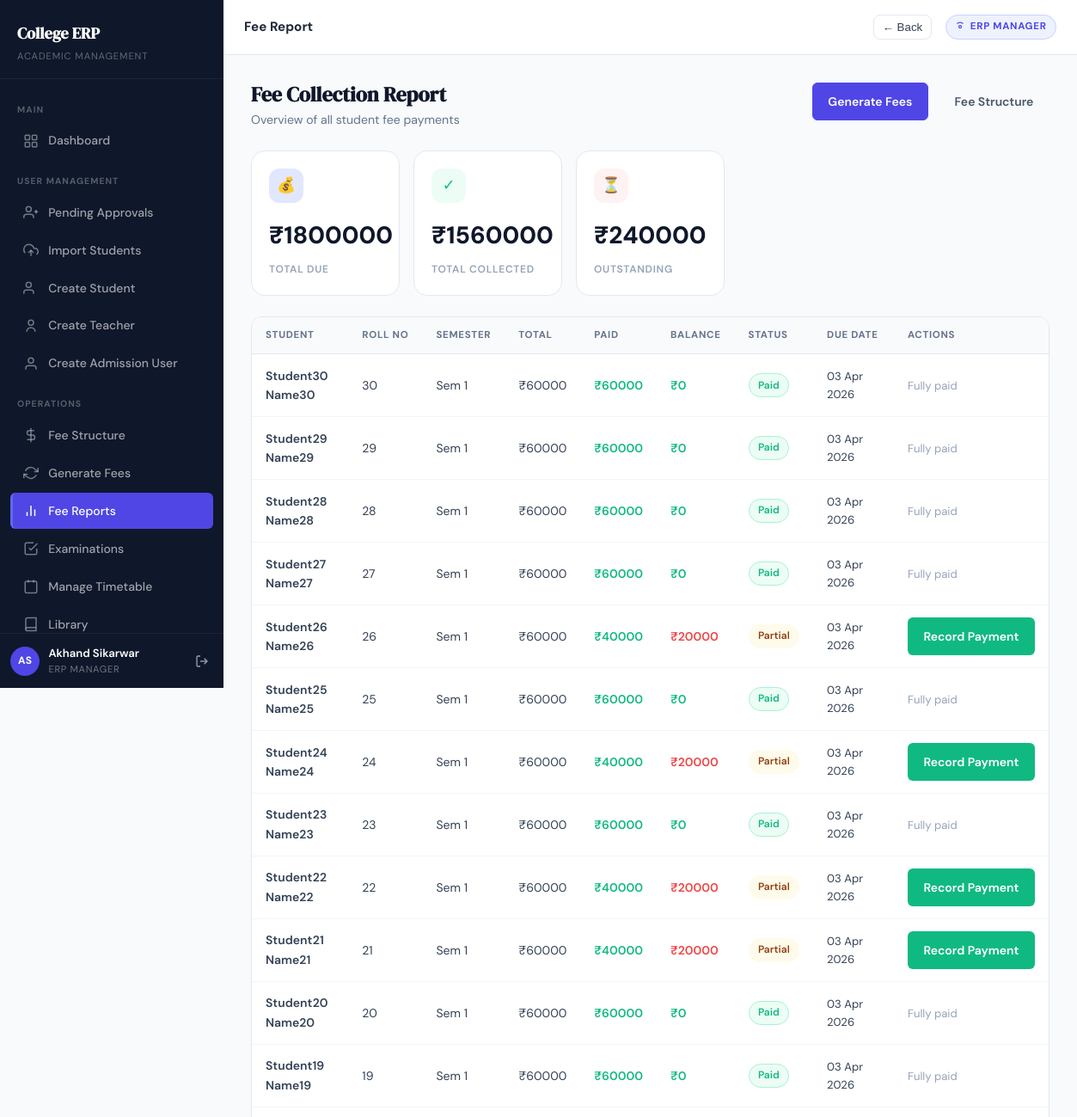
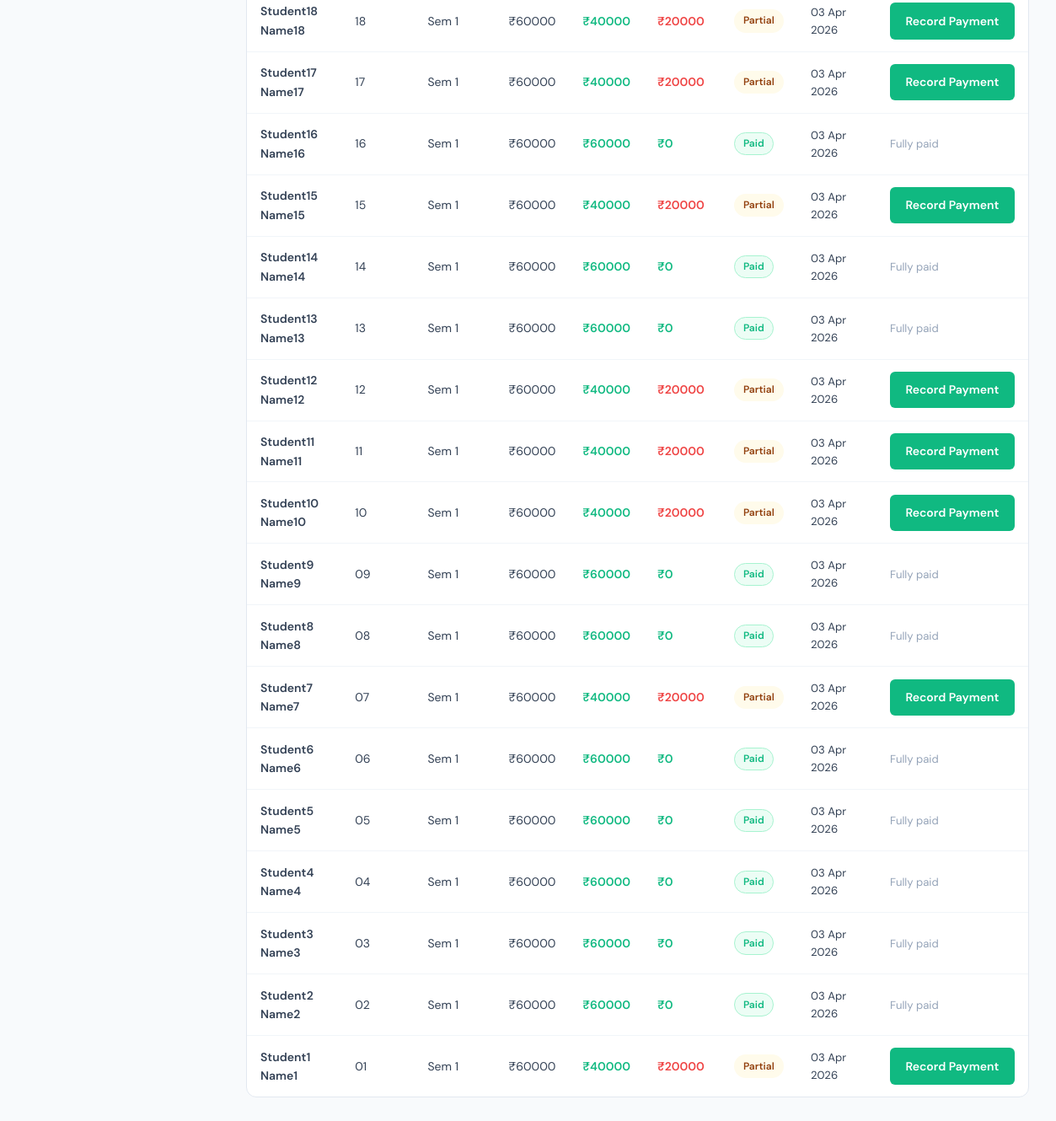
The page /fees/report/ (signed in) on the database its author committed (2 pictures, top to bottom).
### apps/accounts/models.py (models this page shows, shortened)
class CustomUser(AbstractUser):
    first_name    = models.CharField(max_length=100)
    last_name     = models.CharField(max_length=100)
    email         = models.EmailField(unique=True)
    mobile_number = models.CharField(max_length=10, unique=True, null=True, blank=True)
    role          = models.CharField(max_length=20, choices=Role.choices)
    is_verified   = models.BooleanField(default=False)
    is_approved   = models.BooleanField(default=False)
    class Meta:
        indexes = [
            models.Index(fields=["role"]),
            models.Index(fields=["is_approved"]),
        ]
    @property
    def full_name(self):
        return f"{self.first_name} {self.last_name}".strip() or self.username
    @property
    def is_erp_manager(self):
        return self.role == Role.ERP_MANAGER or self.is_superuser

class StudentProfile(models.Model):
    user              = models.OneToOneField(
        CustomUser, on_delete=models.CASCADE, related_name="student_profile"
    )
    section           = models.ForeignKey(
        "academics.Section", on_delete=models.CASCADE, related_name="students"
    )
    admission_number  = models.CharField(max_length=30, unique=True)
    enrollment_number = models.CharField(max_length=30, unique=True)
    application_number = models.CharField(max_length=30, unique=True, null=True, blank=True)
    roll_number       = models.CharField(max_length=20)
    father_name       = models.CharField(max_length=120, blank=True)
    mother_name       = models.CharField(max_length=120, blank=True)
    date_of_birth     = models.DateField(null=True, blank=True)
    gender            = models.CharField(max_length=20, blank=True)
    blood_group       = models.CharField(max_length=5, blank=True)
    address_line_1    = models.CharField(max_length=255, blank=True)
    address_line_2    = models.CharField(max_length=255, blank=True)
    city              = models.CharField(max_length=100, blank=True)
    state             = models.CharField(max_length=100, blank=True)
    pincode           = models.CharField(max_length=10, blank=True)
    guardian_phone    = models.CharField(max_length=15, blank=True)
    class Meta:
        ordering = ["roll_number"]

### apps/fees/models.py (models this page shows, shortened)
class StudentFee(TimeStampedModel):
    student = models.ForeignKey(
        StudentProfile, on_delete=models.CASCADE, related_name="fees"
    )
    semester = models.ForeignKey(
        Semester, on_delete=models.CASCADE, related_name="student_fees"
    )
    total_amount = models.DecimalField(max_digits=10, decimal_places=2)
    paid_amount = models.DecimalField(max_digits=10, decimal_places=2, default=0)
    due_date = models.DateField()
    is_paid = models.BooleanField(default=False)
    class Meta:
        unique_together = ("student", "semester")
        ordering = ["-created_at"]
    @property
    def balance(self):
        return self.total_amount - self.paid_amount
    @property
    def status(self):
        if self.is_paid:
            return "Paid"
        if self.paid_amount > 0:
            return "Partial"
        return "Unpaid"

### apps/academics/models.py (models this page shows, shortened)
class Semester(TimeStampedModel):
    course = models.ForeignKey(
        Course, on_delete=models.CASCADE, related_name="semesters"
    )
    number = models.PositiveIntegerField()
    class Meta:
        ordering = ["number"]
        unique_together = ("course", "number")

### apps/fees/views.py (the view)
# urls.py: path("report/",                   views.fee_collection_report, name="fee_collection_report"),
@login_required
def fee_collection_report(request):
    if not request.user.is_erp_manager:
        messages.error(request, "Access denied.")
        return redirect("dashboard")
    fees = StudentFee.objects.select_related(
        "student__user", "semester__course"
    ).order_by("-created_at")
    total_due = fees.aggregate(total=Sum("total_amount"))["total"] or 0
    total_paid = fees.aggregate(total=Sum("paid_amount"))["total"] or 0
    return render(request, "fees/fee_report.html", {
        "fees": fees,
        "total_due": total_due,
        "total_paid": total_paid,
        "total_balance": total_due - total_paid,
    })

### templates/fees/fee_report.html (shortened to what this page needs)
{% extends "base.html" %}
{% block topbar_title %}Fee Report{% endblock %}
{% block content %}
<div class="page-header fade-in-up">
    <div>
        <div class="page-header-title">Fee Collection Report</div>
        <div class="page-header-subtitle">Overview of all student fee payments</div>
    </div>
    <div style="display:flex;gap:.75rem">
        <a href="{% url 'generate_fees' %}" class="btn btn-primary">Generate Fees</a>
        <a href="{% url 'fee_structure_list' %}" class="btn btn-outline">Fee Structure</a>
    </div>
</div>
<div class="stats-grid fade-in-up">
    <div class="stat-card">
        <div class="stat-card-icon indigo">💰</div>
        <div class="stat-card-value">₹{{ total_due|floatformat:0 }}</div>
        <div class="stat-card-label">Total Due</div>
    </div>
    <div class="stat-card">
        <div class="stat-card-icon green">✓</div>
        <div class="stat-card-value">₹{{ total_paid|floatformat:0 }}</div>
        <div class="stat-card-label">Total Collected</div>
    </div>
    <div class="stat-card">
        <div class="stat-card-icon red">⏳</div>
        <div class="stat-card-value">₹{{ total_balance|floatformat:0 }}</div>
        <div class="stat-card-label">Outstanding</div>
    </div>
</div>
{% if fees %}
<div class="table-wrapper fade-in-up">
    <table class="erp-table">
        <thead>
            <tr>
                <th>Student</th>
                <th>Roll No</th>
                <th>Semester</th>
                <th>Total</th>
                <th>Paid</th>
                <th>Balance</th>
                <th>Status</th>
                <th>Due Date</th>
                <th>Actions</th>
            </tr>
        </thead>
        <tbody>
            {% for f in fees %}
            <tr>
                <td class="fw-semibold">{{ f.student.user.full_name }}</td>
                <td class="text-muted">{{ f.student.roll_number }}</td>
                <td>Sem {{ f.semester.number }}</td>
                <td>₹{{ f.total_amount|floatformat:0 }}</td>
                <td style="color:var(--success);font-weight:600">₹{{ f.paid_amount|floatformat:0 }}</td>
                <td
                    style="color:{% if f.balance > 0 %}var(--danger){% else %}var(--success){% endif %};font-weight:600">
                    ₹{{ f.balance|floatformat:0 }}</td>
                <td>
                    <span
                        class="status-badge {% if f.is_paid %}open{% elif f.paid_amount > 0 %}pending{% else %}locked{% endif %}">
                        {{ f.status }}
                    </span>
                </td>
                <td class="text-muted text-sm">{{ f.due_date|date:"d M Y" }}</td>
                <td>
                    {% if not f.is_paid %}
                    <a href="{% url 'record_payment' f.pk %}" class="btn btn-sm btn-success">Record Payment</a>
                    {% else %}
                    <span class="text-muted text-sm">Fully paid</span>
                    {% endif %}
                </td>
            </tr>
            {% endfor %}
        </tbody>
    </table>
</div>
{% else %}
<div class="alert alert-info fade-in-up">No fee records found. Use "Generate Fees" to create them.</div>
{% endif %}
{% endblock %}

### templates/base.html (shortened to what this page needs)
{% load static %}
<!DOCTYPE html>
<html lang="en">
<head>
  <link rel="stylesheet" href="{% static 'css/style.css' %}">
</head>
<body>
{% if request.user.is_authenticated %}
<div class="app-shell">
  <aside class="sidebar" id="sidebar">
    <div class="sidebar-logo">
      <a href="{% url 'dashboard' %}" class="sidebar-logo-text">College ERP</a>
      <div class="sidebar-logo-sub">Academic Management</div>
    </div>
    <nav class="sidebar-nav">
      <div class="sidebar-section-label">Main</div>
      <a href="{% url 'dashboard' %}"
         class="sidebar-link {% if request.resolver_match.url_name == 'dashboard' %}active{% endif %}">
        <svg viewBox="0 0 24 24" fill="none" stroke="currentColor" stroke-width="2">
          <rect x="3" y="3" width="7" height="7" rx="1"/><rect x="14" y="3" width="7" height="7" rx="1"/>
          <rect x="14" y="14" width="7" height="7" rx="1"/><rect x="3" y="14" width="7" height="7" rx="1"/>
        </svg>
        Dashboard
      </a>
      {% if request.user.role == "ERP_MANAGER" or request.user.is_superuser %}
      <div class="sidebar-section-label">User Management</div>
      <a href="{% url 'pending_approvals' %}"
         class="sidebar-link {% if request.resolver_match.url_name == 'pending_approvals' %}active{% endif %}">
        <svg viewBox="0 0 24 24" fill="none" stroke="currentColor" stroke-width="2"><path d="M16 21v-2a4 4 0 0 0-4-4H5a4 4 0 0 0-4 4v2"/><circle cx="8.5" cy="7" r="4"/><line x1="20" y1="8" x2="20" y2="14"/><line x1="23" y1="11" x2="17" y2="11"/></svg>
        Pending Approvals
      </a>
      <a href="{% url 'import_students' %}"
         class="sidebar-link {% if request.resolver_match.url_name == 'import_students' %}active{% endif %}">
        <svg viewBox="0 0 24 24" fill="none" stroke="currentColor" stroke-width="2"><polyline points="16 16 12 12 8 16"/><line x1="12" y1="12" x2="12" y2="21"/><path d="M20.39 18.39A5 5 0 0 0 18 9h-1.26A8 8 0 1 0 3 16.3"/></svg>
        Import Students
      </a>
      <a href="{% url 'create_student_account' %}"
         class="sidebar-link {% if request.resolver_match.url_name == 'create_student_account' %}active{% endif %}">
        <svg viewBox="0 0 24 24" fill="none" stroke="currentColor" stroke-width="2"><path d="M16 21v-2a4 4 0 0 0-4-4H5a4 4 0 0 0-4 4v2"/><circle cx="8.5" cy="7" r="4"/></svg>
        Create Student
      </a>
      <a href="{% url 'create_teacher_account' %}"
         class="sidebar-link {% if request.resolver_match.url_name == 'create_teacher_account' %}active{% endif %}">
        <svg viewBox="0 0 24 24" fill="none" stroke="currentColor" stroke-width="2"><circle cx="12" cy="7" r="4"/><path d="M5.5 21a6.5 6.5 0 0 1 13 0"/></svg>
        Create Teacher
      </a>
      <a href="{% url 'create_admission_user' %}"
         class="sidebar-link {% if request.resolver_match.url_name == 'create_admission_user' %}active{% endif %}">
        <svg viewBox="0 0 24 24" fill="none" stroke="currentColor" stroke-width="2"><path d="M20 21v-2a4 4 0 0 0-4-4H8a4 4 0 0 0-4 4v2"/><circle cx="12" cy="7" r="4"/></svg>
        Create Admission User
      </a>
      <div class="sidebar-section-label">Operations</div>
      <a href="{% url 'fee_structure_list' %}"
         class="sidebar-link {% if request.resolver_match.url_name == 'fee_structure_list' %}active{% endif %}">
        <svg viewBox="0 0 24 24" fill="none" stroke="currentColor" stroke-width="2"><line x1="12" y1="1" x2="12" y2="23"/><path d="M17 5H9.5a3.5 3.5 0 0 0 0 7h5a3.5 3.5 0 0 1 0 7H6"/></svg>
        Fee Structure
      </a>
      <a href="{% url 'generate_fees' %}"
         class="sidebar-link {% if request.resolver_match.url_name == 'generate_fees' %}active{% endif %}">
        <svg viewBox="0 0 24 24" fill="none" stroke="currentColor" stroke-width="2"><polyline points="23 4 23 10 17 10"/><polyline points="1 20 1 14 7 14"/><path d="M3.51 9a9 9 0 0 1 14.13-3.36L23 10"/><path d="M20.49 15a9 9 0 0 1-14.13 3.36L1 14"/></svg>
        Generate Fees
      </a>
      <a href="{% url 'fee_collection_report' %}"
         class="sidebar-link {% if request.resolver_match.url_name == 'fee_collection_report' %}active{% endif %}">
        <svg viewBox="0 0 24 24" fill="none" stroke="currentColor" stroke-width="2"><line x1="18" y1="20" x2="18" y2="10"/><line x1="12" y1="20" x2="12" y2="4"/><line x1="6" y1="20" x2="6" y2="14"/></svg>
        Fee Reports
      </a>
      <a href="{% url 'exam_list' %}"
         class="sidebar-link {% if request.resolver_match.url_name == 'exam_list' %}active{% endif %}">
        <svg viewBox="0 0 24 24" fill="none" stroke="currentColor" stroke-width="2"><path d="M9 11l3 3L22 4"/><path d="M21 12v7a2 2 0 0 1-2 2H5a2 2 0 0 1-2-2V5a2 2 0 0 1 2-2h11"/></svg>
        Examinations
      </a>
      <a href="{% url 'manage_timetable' %}"
         class="sidebar-link {% if request.resolver_match.url_name == 'manage_timetable' %}active{% endif %}">
        <svg viewBox="0 0 24 24" fill="none" stroke="currentColor" stroke-width="2"><rect x="3" y="4" width="18" height="18" rx="2"/><line x1="16" y1="2" x2="16" y2="6"/><line x1="8" y1="2" x2="8" y2="6"/></svg>
        Manage Timetable
      </a>
      <a href="{% url 'book_catalog' %}"
         class="sidebar-link {% if request.resolver_match.url_name == 'book_catalog' %}active{% endif %}">
        <svg viewBox="0 0 24 24" fill="none" stroke="currentColor" stroke-width="2"><path d="M4 19.5A2.5 2.5 0 0 1 6.5 17H20"/><path d="M6.5 2H20v20H6.5A2.5 2.5 0 0 1 4 19.5V4.5A2.5 2.5 0 0 1 6.5 2z"/></svg>
        Library
      </a>
      {% endif %}
    </nav>
    <div class="sidebar-footer">
      <div class="sidebar-user">
        <div class="sidebar-avatar">
          {{ request.user.first_name|first|upper }}{{ request.user.last_name|first|upper }}
        </div>
        <div class="sidebar-user-info">
          <div class="sidebar-user-name">{{ request.user.full_name }}</div>
          <div class="sidebar-user-role">{{ request.user.get_role_display }}</div>
        </div>
        <form method="post" action="{% url 'logout' %}" style="margin:0;">
          <button type="submit" class="sidebar-logout" title="Logout" style="border:none;background:transparent;cursor:pointer;">
            <svg width="16" height="16" viewBox="0 0 24 24" fill="none" stroke="currentColor" stroke-width="2">
              <path d="M9 21H5a2 2 0 0 1-2-2V5a2 2 0 0 1 2-2h4"/>
              <polyline points="16 17 21 12 16 7"/><line x1="21" y1="12" x2="9" y2="12"/>
            </svg>
          </button>
        </form>
      </div>
    </div>
  </aside>
  <div class="main-content">
    <header class="topbar">
      <span class="topbar-title">{% block topbar_title %}Dashboard{% endblock %}</span>
      <button
        type="button"
        onclick="if (window.history.length > 1) { window.history.back(); } else { window.location.href='{% url 'dashboard' %}'; }"
        style="margin-left:.75rem;border:1px solid var(--gray-200);background:#fff;border-radius:.5rem;padding:.35rem .6rem;cursor:pointer;color:var(--gray-700);font-weight:500;"
        aria-label="Go back"
        title="Go back"
      >
        ← Back
      </button>
      <span class="topbar-badge">
        <svg width="12" height="12" viewBox="0 0 24 24" fill="none" stroke="currentColor" stroke-width="2.5">
          <circle cx="12" cy="12" r="3"/>
          <path d="M19.07 4.93A10 10 0 0 0 12 2a10 10 0 0 0-7.07 2.93"/>
        </svg>
        {{ request.user.get_role_display }}
      </span>
    </header>
    <main class="page-content">
      {% block content %}{% endblock %}
    </main>
  </div>
</div>
{% else %}
<!-- ════════════════════════════════════════════════════════
     UNAUTHENTICATED LAYOUT (no sidebar)
═════════════════════════════════════════════════════════ -->
{% block outer_content %}{% endblock %}
{% endif %}
</body>
</html>

### rows shown on the page
CustomUser: user.first_name|first "A", user.last_name|first "S", user.full_name "Akhand Sikarwar", user.role "ERP MANAGER"
StudentFee: student.user.full_name "Student30 Name30", student.roll_number "30", semester.number "1", total_amount "60000", paid_amount "60000", balance "0", status "Paid", due_date "03 Apr 2026", shows "Fully paid"
StudentFee: student.user.full_name "Student29 Name29", student.roll_number "29", semester.number "1", total_amount "60000", paid_amount "60000", balance "0", status "Paid", due_date "03 Apr 2026", shows "Fully paid"
StudentFee: student.user.full_name "Student28 Name28", student.roll_number "28", semester.number "1", total_amount "60000", paid_amount "60000", balance "0", status "Paid", due_date "03 Apr 2026", shows "Fully paid"
StudentFee: student.user.full_name "Student27 Name27", student.roll_number "27", semester.number "1", total_amount "60000", paid_amount "60000", balance "0", status "Paid", due_date "03 Apr 2026", shows "Fully paid"
StudentFee: student.user.full_name "Student26 Name26", student.roll_number "26", semester.number "1", total_amount "60000", paid_amount "40000", balance "20000", status "Partial", due_date "03 Apr 2026", shows "Record Payment"
StudentFee: student.user.full_name "Student25 Name25", student.roll_number "25", semester.number "1", total_amount "60000", paid_amount "60000", balance "0", status "Paid", due_date "03 Apr 2026", shows "Fully paid"
StudentFee: student.user.full_name "Student24 Name24", student.roll_number "24", semester.number "1", total_amount "60000", paid_amount "40000", balance "20000", status "Partial", due_date "03 Apr 2026", shows "Record Payment"
StudentFee: student.user.full_name "Student23 Name23", student.roll_number "23", semester.number "1", total_amount "60000", paid_amount "60000", balance "0", status "Paid", due_date "03 Apr 2026", shows "Fully paid"
StudentFee: student.user.full_name "Student22 Name22", student.roll_number "22", semester.number "1", total_amount "60000", paid_amount "40000", balance "20000", status "Partial", due_date "03 Apr 2026", shows "Record Payment"
StudentFee: student.user.full_name "Student21 Name21", student.roll_number "21", semester.number "1", total_amount "60000", paid_amount "40000", balance "20000", status "Partial", due_date "03 Apr 2026", shows "Record Payment"
StudentFee: student.user.full_name "Student20 Name20", student.roll_number "20", semester.number "1", total_amount "60000", paid_amount "60000", balance "0", status "Paid", due_date "03 Apr 2026", shows "Fully paid"
StudentFee: student.user.full_name "Student19 Name19", student.roll_number "19", semester.number "1", total_amount "60000", paid_amount "60000", balance "0", status "Paid", due_date "03 Apr 2026", shows "Fully paid"
StudentFee: student.user.full_name "Student18 Name18", student.roll_number "18", semester.number "1", total_amount "60000", paid_amount "40000", balance "20000", status "Partial", due_date "03 Apr 2026", shows "Record Payment"
StudentFee: student.user.full_name "Student17 Name17", student.roll_number "17", semester.number "1", total_amount "60000", paid_amount "40000", balance "20000", status "Partial", due_date "03 Apr 2026", shows "Record Payment"
StudentFee: student.user.full_name "Student16 Name16", student.roll_number "16", semester.number "1", total_amount "60000", paid_amount "60000", balance "0", status "Paid", due_date "03 Apr 2026", shows "Fully paid"
StudentFee: student.user.full_name "Student15 Name15", student.roll_number "15", semester.number "1", total_amount "60000", paid_amount "40000", balance "20000", status "Partial", due_date "03 Apr 2026", shows "Record Payment"
StudentFee: student.user.full_name "Student14 Name14", student.roll_number "14", semester.number "1", total_amount "60000", paid_amount "60000", balance "0", status "Paid", due_date "03 Apr 2026", shows "Fully paid"
StudentFee: student.user.full_name "Student13 Name13", student.roll_number "13", semester.number "1", total_amount "60000", paid_amount "60000", balance "0", status "Paid", due_date "03 Apr 2026", shows "Fully paid"
StudentFee: student.user.full_name "Student12 Name12", student.roll_number "12", semester.number "1", total_amount "60000", paid_amount "40000", balance "20000", status "Partial", due_date "03 Apr 2026", shows "Record Payment"
StudentFee: student.user.full_name "Student11 Name11", student.roll_number "11", semester.number "1", total_amount "60000", paid_amount "40000", balance "20000", status "Partial", due_date "03 Apr 2026", shows "Record Payment"
StudentFee: student.user.full_name "Student10 Name10", student.roll_number "10", semester.number "1", total_amount "60000", paid_amount "40000", balance "20000", status "Partial", due_date "03 Apr 2026", shows "Record Payment"
StudentFee: student.user.full_name "Student9 Name9", student.roll_number "09", semester.number "1", total_amount "60000", paid_amount "60000", balance "0", status "Paid", due_date "03 Apr 2026", shows "Fully paid"
StudentFee: student.user.full_name "Student8 Name8", student.roll_number "08", semester.number "1", total_amount "60000", paid_amount "60000", balance "0", status "Paid", due_date "03 Apr 2026", shows "Fully paid"
StudentFee: student.user.full_name "Student7 Name7", student.roll_number "07", semester.number "1", total_amount "60000", paid_amount "40000", balance "20000", status "Partial", due_date "03 Apr 2026", shows "Record Payment"
StudentFee: student.user.full_name "Student6 Name6", student.roll_number "06", semester.number "1", total_amount "60000", paid_amount "60000", balance "0", status "Paid", due_date "03 Apr 2026", shows "Fully paid"
StudentFee: student.user.full_name "Student5 Name5", student.roll_number "05", semester.number "1", total_amount "60000", paid_amount "60000", balance "0", status "Paid", due_date "03 Apr 2026", shows "Fully paid"
StudentFee: student.user.full_name "Student4 Name4", student.roll_number "04", semester.number "1", total_amount "60000", paid_amount "60000", balance "0", status "Paid", due_date "03 Apr 2026", shows "Fully paid"
StudentFee: student.user.full_name "Student3 Name3", student.roll_number "03", semester.number "1", total_amount "60000", paid_amount "60000", balance "0", status "Paid", due_date "03 Apr 2026", shows "Fully paid"
StudentFee: student.user.full_name "Student2 Name2", student.roll_number "02", semester.number "1", total_amount "60000", paid_amount "60000", balance "0", status "Paid", due_date "03 Apr 2026", shows "Fully paid"
StudentFee: student.user.full_name "Student1 Name1", student.roll_number "01", semester.number "1", total_amount "60000", paid_amount "40000", balance "20000", status "Partial", due_date "03 Apr 2026", shows "Record Payment"

### other values the page prints
{{ total_due|floatformat:0 }} "1800000"
{{ total_paid|floatformat:0 }} "1560000"
{{ total_balance|floatformat:0 }} "240000"
